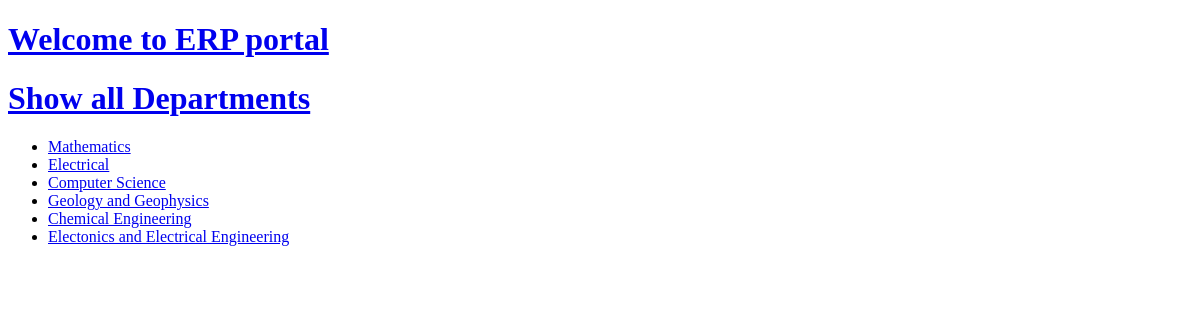
The page /departments on the database as committed earlier.
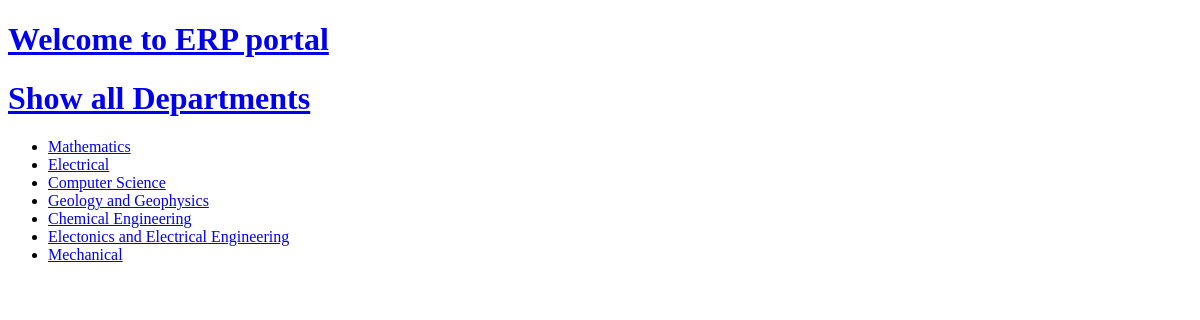
The same page on the database as committed later.
### erpApp/models.py (models this page shows)
class Department(models.Model):
    departmentName = models.CharField(max_length=100)
    facId = models.IntegerField()
    depCode = models.CharField(max_length=2, validators=[depError])
    def __str__(self):
        return self.departmentName

### erpApp/views.py (the view)
# urls.py: path("departments", views.listDepartments, name="listDepartment"),
def listDepartments(request):
    departments = Department.objects.all()
    print(departments)
    return render(request, "erpApp/listDepartments.html", {
        "departmentList": departments
    })

### erpApp/templates/erpApp/listDepartments.html (shortened to what this page needs)
{% extends 'base.html' %}
{% block content %}
    {% include 'erpApp/includes/navbar.html' %}
    <ul>
        {% for department in departmentList %}
            <li><a href="{% url 'listCourse' department.departmentName %}">{{department}}</a></li>
        {% endfor %}
    </ul>
{% endblock content %}

Rows that differ between the two databases and show on the page:
added Department: departmentName "Mechanical"
